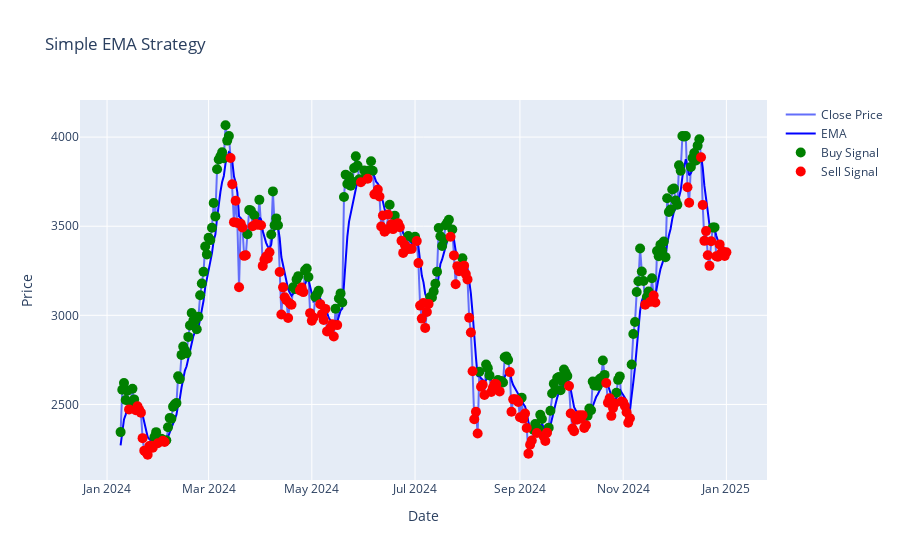
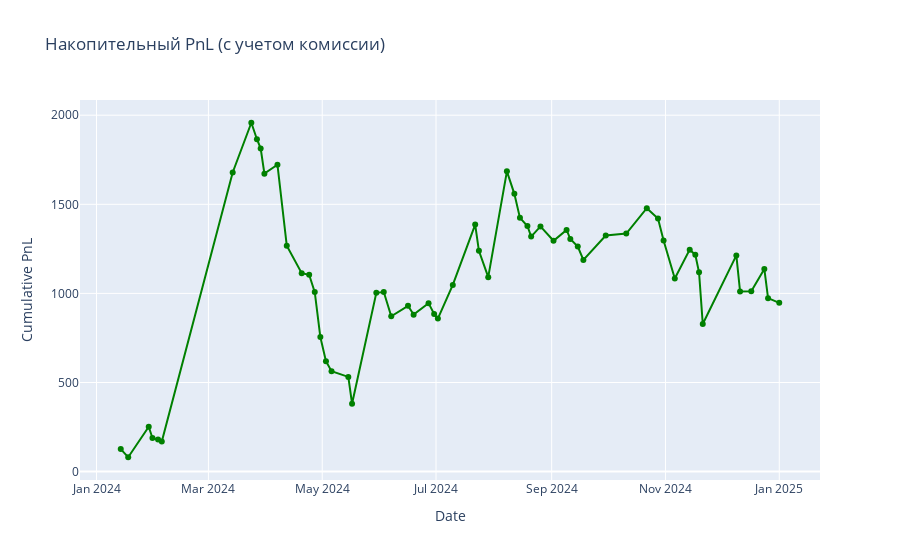

The notebook cell saved with these charts, in order:
### Markdown cell above
### Простые стратегии

### Code cell
tema_df = df[df['Ticker'] == df['Ticker'].unique().tolist()[3]]
tema_df['Date'] = pd.to_datetime(tema_df['Date'])
tema_df.set_index('Date', inplace=True)
period =7

'''EMA: Простая EMA от цены'''
tema_df['EMA'] = talib.EMA(tema_df['Close'], timeperiod=period)

'''Удаление NaN значений, что бы не ломалось, потом нужно будет сделать заполнение .fillna(method='ffill')'''
tema_df = tema_df.dropna()

'''Инициализация сигналов'''
tema_df['Signal'] = 0

'''Логика для входа в короткую позицию (Short)'''
tema_df.loc[tema_df['Close'] < tema_df['EMA'], 'Signal'] = -1

'''Логика для входа в длинную позицию (Long)'''
tema_df.loc[tema_df['Close'] > tema_df['EMA'], 'Signal'] = 1

buy_signals = tema_df[tema_df['Signal'] == 1]
sell_signals = tema_df[tema_df['Signal'] == -1]

'''Визуализация сигналов'''
fig = go.Figure()
fig.add_trace(go.Scatter(x=tema_df.index, y=tema_df['Close'], mode='lines', name='Close Price'))
fig.add_trace(go.Scatter(x=tema_df.index, y=tema_df['EMA'], mode='lines', name='EMA', line=dict(color='blue')))
fig.add_trace(go.Scatter(x=buy_signals.index, y=buy_signals['Close'], mode='markers', marker=dict(color='green', size=10), name='Buy Signal'))
fig.add_trace(go.Scatter(x=sell_signals.index, y=sell_signals['Close'], mode='markers', marker=dict(color='red', size=10), name='Sell Signal'))
fig.update_layout(title='Simple EMA Strategy', xaxis_title='Date', yaxis_title='Price')
fig.show()


# Константы комиссий
commission_buy = 0.0003
commission_sell = 0.0002

# Подсчёт прибыли по сделкам с учётом комиссий и накоплением дохода
def calculate_cumulative_pnl_with_commissions(dataframe, commission_buy, commission_sell):
    pnl_list = []
    cumulative_pnl = 0
    open_position = None  # Храним цену входа для текущей позиции
    position_type = None  # Тип текущей позиции: 'long' или 'short'

    for index, row in dataframe.iterrows():
        if row['Signal'] == 1:  # Сигнал для длинной позиции
            if position_type == 'short':  # Закрытие короткой позиции
                cumulative_pnl += open_position - row['Close'] - row['Close'] * commission_buy
                pnl_list.append((index, cumulative_pnl))
                open_position = None
                position_type = None
            elif open_position is None:  # Открытие длинной позиции
                open_position = row['Close']
                position_type = 'long'
                cumulative_pnl -= open_position * commission_buy

        elif row['Signal'] == -1:  # Сигнал для короткой позиции
            if position_type == 'long':  # Закрытие длинной позиции
                cumulative_pnl += row['Close'] - open_position - row['Close'] * commission_sell
                pnl_list.append((index, cumulative_pnl))
                open_position = None
                position_type = None
            elif open_position is None:  # Открытие короткой позиции
                open_position = row['Close']
                position_type = 'short'
                cumulative_pnl -= open_position * commission_sell

    # Если осталась открытая позиция, учитываем её закрытие на последней цене
    if open_position is not None:
        if position_type == 'long':
            cumulative_pnl += dataframe.iloc[-1]['Close'] - open_position - dataframe.iloc[-1]['Close'] * commission_sell
        elif position_type == 'short':
            cumulative_pnl += open_position - dataframe.iloc[-1]['Close'] - dataframe.iloc[-1]['Close'] * commission_buy
        pnl_list.append((dataframe.index[-1], cumulative_pnl))

    return pd.DataFrame(pnl_list, columns=['Date', 'Cumulative PnL']).set_index('Date')

# Подсчёт накопительного дохода с учётом комиссий
cumulative_pnl_df = calculate_cumulative_pnl_with_commissions(tema_df, commission_buy, commission_sell)

# График дохода накопительного итога
fig = go.Figure()
fig.add_trace(go.Scatter(x=cumulative_pnl_df.index, y=cumulative_pnl_df['Cumulative PnL'],
                         mode='lines+markers', name='Cumulative PnL', line=dict(color='green')))
fig.update_layout(title='Накопительный PnL (с учетом комиссии)', xaxis_title='Date', yaxis_title='Cumulative PnL')
fig.show()

### Figure 1 — Plotly figure (JSON) as saved in the notebook; plotly's stock layout.template omitted (floating-point values rounded to 4 significant figures; data arrays with more than 128 entries replaced by an {"elided": "..."} marker saying what was removed)
{"data": [{"mode": "lines", "name": "Close Price", "type": "scatter", "x": {"elided": "359 str values"}, "y": {"elided": "359 float values"}}, {"line": {"color": "blue"}, "mode": "lines", "name": "EMA", "type": "scatter", "x": {"elided": "359 str values"}, "y": {"elided": "359 float values"}}, {"marker": {"color": "green", "size": 10}, "mode": "markers", "name": "Buy Signal", "type": "scatter", "x": {"elided": "188 str values"}, "y": {"elided": "188 float values"}}, {"marker": {"color": "red", "size": 10}, "mode": "markers", "name": "Sell Signal", "type": "scatter", "x": {"elided": "171 str values"}, "y": {"elided": "171 float values"}}], "layout": {"title": {"text": "Simple EMA Strategy"}, "xaxis": {"title": {"text": "Date"}}, "yaxis": {"title": {"text": "Price"}}}}

### Figure 2 — Plotly figure (JSON) as saved in the notebook; plotly's stock layout.template omitted (floating-point values rounded to 4 significant figures)
{"data": [{"line": {"color": "green"}, "mode": "lines+markers", "name": "Cumulative PnL", "type": "scatter", "x": ["2024-01-14T00:00:00", "2024-01-18T00:00:00", "2024-01-29T00:00:00", "2024-01-31T00:00:00", "2024-02-03T00:00:00", "2024-02-05T00:00:00", "2024-03-14T00:00:00", "2024-03-24T00:00:00", "2024-03-27T00:00:00", "2024-03-29T00:00:00", "2024-03-31T00:00:00", "2024-04-07T00:00:00", "2024-04-12T00:00:00", "2024-04-20T00:00:00", "2024-04-24T00:00:00", "2024-04-27T00:00:00", "2024-04-30T00:00:00", "2024-05-03T00:00:00", "2024-05-06T00:00:00", "2024-05-15T00:00:00", "2024-05-17T00:00:00", "2024-05-30T00:00:00", "2024-06-03T00:00:00", "2024-06-07T00:00:00", "2024-06-16T00:00:00", "2024-06-19T00:00:00", "2024-06-27T00:00:00", "2024-06-30T00:00:00", "2024-07-02T00:00:00", "2024-07-10T00:00:00", "2024-07-22T00:00:00", "2024-07-24T00:00:00", "2024-07-29T00:00:00", "2024-08-08T00:00:00", "2024-08-12T00:00:00", "2024-08-15T00:00:00", "2024-08-19T00:00:00", "2024-08-21T00:00:00", "2024-08-26T00:00:00", "2024-09-02T00:00:00", "2024-09-09T00:00:00", "2024-09-11T00:00:00", "2024-09-15T00:00:00", "2024-09-18T00:00:00", "2024-09-30T00:00:00", "2024-10-11T00:00:00", "2024-10-22T00:00:00", "2024-10-28T00:00:00", "2024-10-31T00:00:00", "2024-11-06T00:00:00", "2024-11-14T00:00:00", "2024-11-17T00:00:00", "2024-11-19T00:00:00", "2024-11-21T00:00:00", "2024-12-09T00:00:00", "2024-12-11T00:00:00", "2024-12-17T00:00:00", "2024-12-24T00:00:00", "2024-12-26T00:00:00", "2025-01-01T00:00:00"], "y": [126.2, 80.62, 251.9, 188.8, 179.8, 169.3, 1679.0, 1958.0, 1865.0, 1814.0, 1672.0, 1722.0, 1268.0, 1114.0, 1105.0, 1007.0, 755.2, 619.9, 563.5, 531.5, 381.0, 1003.0, 1008.0, 871.9, 930.5, 880.8, 945.3, 884.4, 858.7, 1048.0, 1386.0, 1239.0, 1091.0, 1685.0, 1559.0, 1424.0, 1378.0, 1319.0, 1376.0, 1295.0, 1356.0, 1305.0, 1263.0, 1188.0, 1325.0, 1336.0, 1478.0, 1421.0, 1297.0, 1084.0, 1246.0, 1217.0, 1119.0, 828.0, 1213.0, 1011.0, 1012.0, 1137.0, 973.5, 947.2]}], "layout": {"title": {"text": "Накопительный PnL (с учетом комиссии)"}, "xaxis": {"title": {"text": "Date"}}, "yaxis": {"title": {"text": "Cumulative PnL"}}}}
